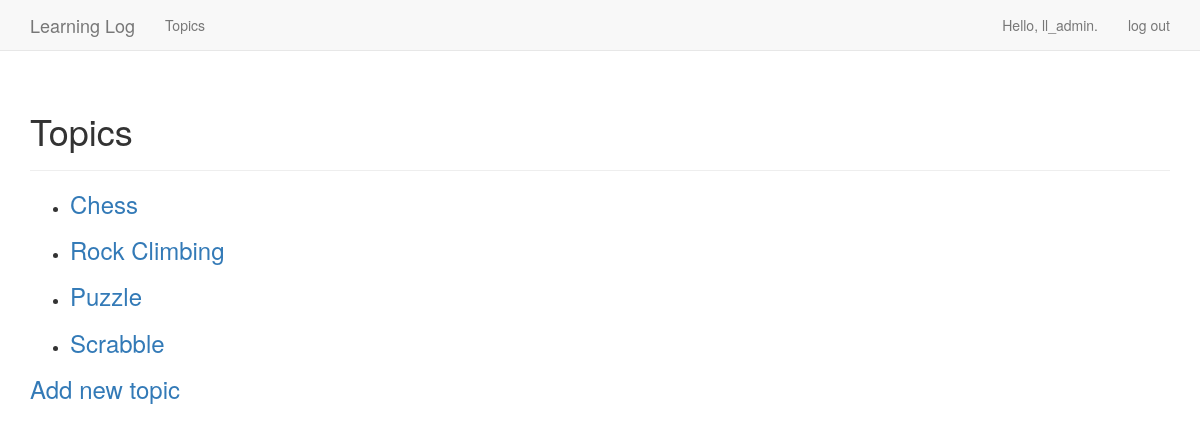
The page /topics/ (signed in) on the database as committed earlier.
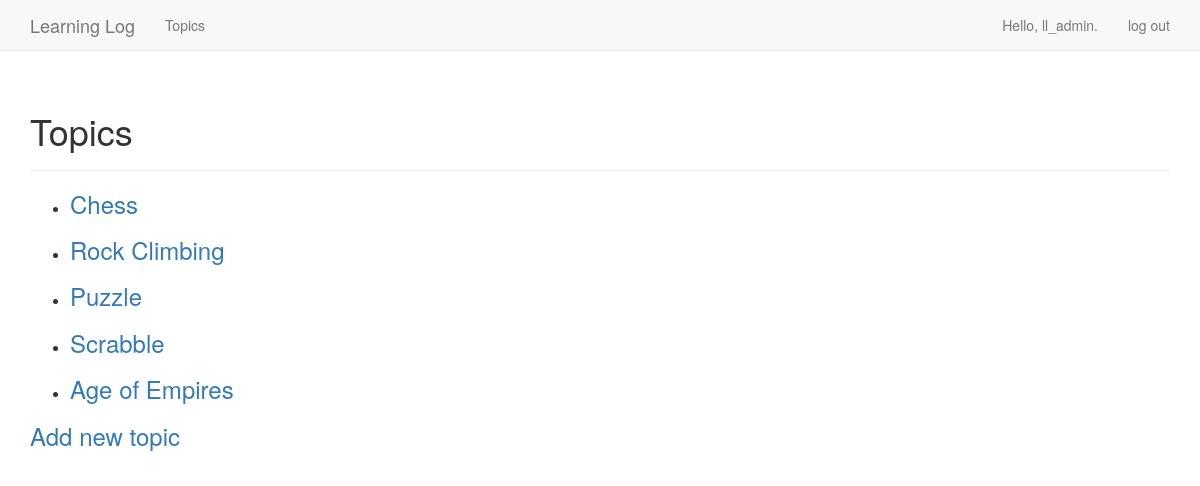
The same page on the database as committed later.
### learning_logs/models.py (models this page shows)
class Topic(models.Model):
    text = models.CharField(max_length=200)
    date_added = models.DateTimeField(auto_now_add=True)
    owner = models.ForeignKey(User, on_delete=models.CASCADE,)
    public = models.BooleanField(default=False, db_index=True)
    def __str__(self):
        return self.text

### learning_logs/views.py (the view)
# urls.py: path(r'topics/', views.topics, name='topics'),
def topics(request):
    if request.user.is_authenticated:
        topics = Topic.objects.filter(owner=request.user).order_by('date_added')
    else:
        topics = Topic.objects.filter(public=True).order_by('date_added')
    context = {'topics': topics}
    return render(request, 'learning_logs/topics.html', context)

### learning_logs/templates/learning_logs/topics.html
{% extends "learning_logs/base.html" %}
{% block header %}
	<h1>Topics</h1>
{% endblock header %}
{% block content %}
	<ul>
		{% for topic in topics %}
			<li>
				<h3>
					<a href="{% url 'learning_logs:topic' topic.id %}">{{ topic }}</a>
				</h3>
			</li>
		{% empty %}
			<li>No topics have been added yet.</li>
		{% endfor %}
	</ul>
	<h3><a href="{% url 'learning_logs:new_topic' %}">Add new topic</h3>
{% endblock content %}

### learning_logs/templates/learning_logs/base.html (shortened to what this page needs)
{% load bootstrap3 %}
<!DOCTYPE html>
<html lang="en">
	<head>
		{% bootstrap_css %}
	</head>
	<body>
		<nav class="navbar navbar-default navbar-static-top">
			<div class="container">
				<div class="navbar-header">
					<a class="navbar-brand" href="{% url 'learning_logs:index' %}">Learning Log</a>
				</div>
			<div id="navbar" class="navbar-collapse collapse">
					<ul class="nav navbar-nav">
						<li><a href="{% url 'learning_logs:topics' %}">Topics</a></li>
					</ul>
					<ul class="nav navbar-nav navbar-right">
						{% if user.is_authenticated %}
							<li><a>Hello, {{ user.username }}.</a></li>
							<li><a href="{% url 'users:logout' %}">log out</a></li>
						{% else %}
							<li><a href="{% url 'users:register' %}">register</a></li>
							<li><a href="{% url 'users:login' %}">log in</a></li>
						{% endif %}
					</ul>
				</div>
			</div>
		</nav>
		<div class="container">
			<div class="page-header">
				{% block header %}{% endblock header %}
			</div>
			<div>
				{% block content %}{% endblock content %}
			</div>
		</div>
	</body>
</html>

Rows that differ between the two databases and show on the page:
added Topic: text "Age of Empires"
